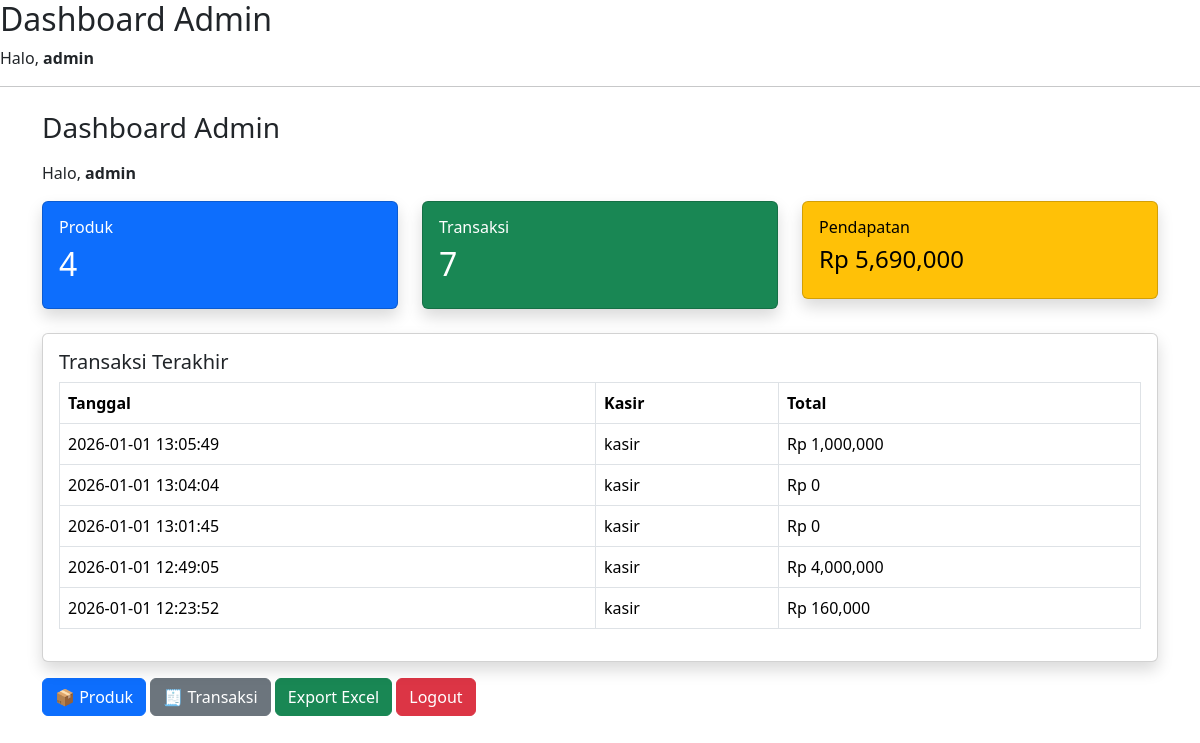
Page /admin/dashboard.php (signed in) on the committed database.
### tables this page shows
CREATE TABLE `transaksi` (
  `id` int(11) NOT NULL,
  `user_id` int(11) NOT NULL,
  `tanggal` datetime DEFAULT current_timestamp(),
  `total` int(11) NOT NULL,
  `nama_produk` varchar(100) DEFAULT NULL
);

CREATE TABLE `users` (
  `id` int(11) NOT NULL,
  `username` varchar(50) NOT NULL,
  `password` varchar(255) NOT NULL,
  `role` enum('admin','kasir') NOT NULL
);

### admin/dashboard.php (the view, shortened to what this page needs)
<?php
include '../config/db.php';
$produk = mysqli_fetch_assoc(mysqli_query($conn,
  "SELECT COUNT(*) total FROM produk"
))['total'];
$transaksi = mysqli_fetch_assoc(mysqli_query($conn,
  "SELECT COUNT(*) total FROM transaksi"
))['total'];
$pendapatan = mysqli_fetch_assoc(mysqli_query($conn,
  "SELECT SUM(total) total FROM transaksi"
))['total'] ?? 0;
$last = mysqli_query($conn,
  "SELECT t.tanggal, t.total, u.username
   FROM transaksi t
   JOIN users u ON t.user_id = u.id
   ORDER BY t.id DESC
   LIMIT 5"
);
?>
<!DOCTYPE html>
<html>
<head>
<link href="https://cdn.jsdelivr.net/npm/bootstrap@5.3.2/dist/css/bootstrap.min.css" rel="stylesheet">
</head>
<body>
<h2>Dashboard Admin</h2>
<p>Halo, <b><?= $_SESSION['username'] ?></b></p>
<hr>
<div class="container mt-4">
  <h3 class="mb-3">Dashboard Admin</h3>
  <p>Halo, <b><?= $_SESSION['username'] ?></b></p>
  <div class="row mb-4">
    <div class="col-md-4">
      <div class="card text-bg-primary shadow">
        <div class="card-body">
          <h6>Produk</h6>
          <h2><?= $produk ?></h2>
        </div>
      </div>
    </div>
    <div class="col-md-4">
      <div class="card text-bg-success shadow">
        <div class="card-body">
          <h6>Transaksi</h6>
          <h2><?= $transaksi ?></h2>
        </div>
      </div>
    </div>
    <div class="col-md-4">
      <div class="card text-bg-warning shadow">
        <div class="card-body">
          <h6>Pendapatan</h6>
          <h4>Rp <?= number_format($pendapatan) ?></h4>
        </div>
      </div>
    </div>
  </div>
  <div class="card shadow">
    <div class="card-body">
      <h5>Transaksi Terakhir</h5>
      <table class="table table-bordered table-hover">
        <tr>
          <th>Tanggal</th>
          <th>Kasir</th>
          <th>Total</th>
        </tr>
        <?php while($r=mysqli_fetch_assoc($last)): ?>
        <tr>
          <td><?= $r['tanggal'] ?></td>
          <td><?= $r['username'] ?></td>
          <td>Rp <?= number_format($r['total']) ?></td>
        </tr>
        <?php endwhile ?>
      </table>
    </div>
  </div>
  <div class="mt-3">
    <a href="produk.php" class="btn btn-primary">📦 Produk</a>
    <a href="transaksi.php" class="btn btn-secondary">🧾 Transaksi</a>
    <a href="export_excel.php" class="btn btn-success">
  <i class="bi bi-file-earmark-excel"></i> Export Excel
</a>
    <a href="../auth/logout.php" class="btn btn-danger">Logout</a>
  </div>
</div>
</body>
</html>

### rows in the picture
transaksi: tanggal "2026-01-01 13:05:49", user.username "kasir", total "1,000,000"
transaksi: tanggal "2026-01-01 13:04:04", user.username "kasir", total "0"
transaksi: tanggal "2026-01-01 13:01:45", user.username "kasir", total "0"
transaksi: tanggal "2026-01-01 12:49:05", user.username "kasir", total "4,000,000"
transaksi: tanggal "2026-01-01 12:23:52", user.username "kasir", total "160,000"

### other values in the picture
$_SESSION['username'] "admin"
$produk "4"
$transaksi "7"
$pendapatan "5,690,000"
